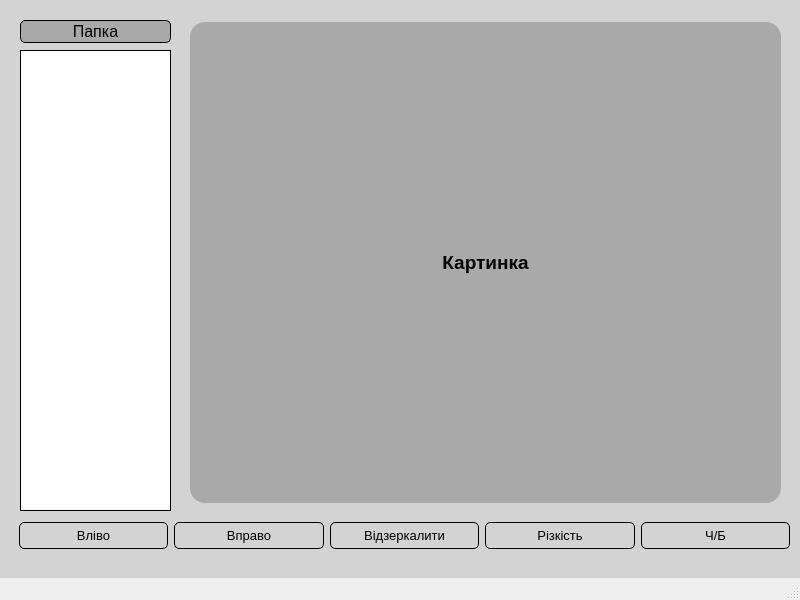
<?xml version="1.0" encoding="UTF-8"?>
<ui version="4.0">
 <class>MainWindow</class>
 <widget class="QMainWindow" name="MainWindow">
  <property name="geometry">
   <rect>
    <x>0</x>
    <y>0</y>
    <width>800</width>
    <height>600</height>
   </rect>
  </property>
  <property name="windowTitle">
   <string>MainWindow</string>
  </property>
  <widget class="QWidget" name="centralwidget">
   <property name="font">
    <font>
     <family>Segoe UI</family>
     <pointsize>12</pointsize>
    </font>
   </property>
   <property name="autoFillBackground">
    <bool>false</bool>
   </property>
   <property name="styleSheet">
    <string notr="true">background: lightgray</string>
   </property>
   <widget class="QWidget" name="horizontalLayoutWidget">
    <property name="geometry">
     <rect>
      <x>19</x>
      <y>520</y>
      <width>771</width>
      <height>31</height>
     </rect>
    </property>
    <layout class="QHBoxLayout" name="horizontalLayout">
     <item>
      <widget class="QPushButton" name="left_btn">
       <property name="font">
        <font>
         <family>Segoe UI</family>
         <pointsize>10</pointsize>
        </font>
       </property>
       <property name="styleSheet">
        <string notr="true">background: lightgray;
padding: 5px;
border: 1px solid black;
border-radius: 5px;</string>
       </property>
       <property name="text">
        <string>Вліво</string>
       </property>
      </widget>
     </item>
     <item>
      <widget class="QPushButton" name="right_btn">
       <property name="font">
        <font>
         <family>Segoe UI</family>
         <pointsize>10</pointsize>
        </font>
       </property>
       <property name="styleSheet">
        <string notr="true">background: lightgray;
padding: 5px;
border: 1px solid black;
border-radius: 5px;</string>
       </property>
       <property name="text">
        <string>Вправо</string>
       </property>
      </widget>
     </item>
     <item>
      <widget class="QPushButton" name="mirror_btn">
       <property name="font">
        <font>
         <family>Segoe UI</family>
         <pointsize>10</pointsize>
        </font>
       </property>
       <property name="styleSheet">
        <string notr="true">background: lightgray;
padding: 5px;
border: 1px solid black;
border-radius: 5px;</string>
       </property>
       <property name="text">
        <string>Відзеркалити</string>
       </property>
      </widget>
     </item>
     <item>
      <widget class="QPushButton" name="sharp_btn">
       <property name="font">
        <font>
         <family>Segoe UI</family>
         <pointsize>10</pointsize>
        </font>
       </property>
       <property name="styleSheet">
        <string notr="true">background: lightgray;
padding: 5px;
border: 1px solid black;
border-radius: 5px;</string>
       </property>
       <property name="text">
        <string>Різкість</string>
       </property>
      </widget>
     </item>
     <item>
      <widget class="QPushButton" name="bw_btn">
       <property name="font">
        <font>
         <family>Segoe UI</family>
         <pointsize>10</pointsize>
        </font>
       </property>
       <property name="styleSheet">
        <string notr="true">background: lightgray;
padding: 5px;
border: 1px solid black;
border-radius: 5px;</string>
       </property>
       <property name="text">
        <string>Ч/Б</string>
       </property>
      </widget>
     </item>
    </layout>
   </widget>
   <widget class="QListWidget" name="files_list">
    <property name="geometry">
     <rect>
      <x>20</x>
      <y>50</y>
      <width>151</width>
      <height>461</height>
     </rect>
    </property>
    <property name="styleSheet">
     <string notr="true">border: 1px solid black;

background: white;</string>
    </property>
   </widget>
   <widget class="QPushButton" name="choose_dir_btn">
    <property name="geometry">
     <rect>
      <x>20</x>
      <y>20</y>
      <width>151</width>
      <height>23</height>
     </rect>
    </property>
    <property name="font">
     <font>
      <family>Segoe UI</family>
      <pointsize>12</pointsize>
     </font>
    </property>
    <property name="styleSheet">
     <string notr="true">background: darkgrey;
border: 1px solid black;
border-radius: 5px;</string>
    </property>
    <property name="text">
     <string>Папка</string>
    </property>
   </widget>
   <widget class="QLabel" name="image_lb">
    <property name="geometry">
     <rect>
      <x>190</x>
      <y>22</y>
      <width>591</width>
      <height>481</height>
     </rect>
    </property>
    <property name="font">
     <font>
      <family>Segoe UI</family>
      <pointsize>14</pointsize>
      <weight>75</weight>
      <bold>true</bold>
      <kerning>true</kerning>
     </font>
    </property>
    <property name="styleSheet">
     <string notr="true">background-color: darkgrey;
border-radius: 15px;</string>
    </property>
    <property name="text">
     <string>Картинка</string>
    </property>
    <property name="alignment">
     <set>Qt::AlignCenter</set>
    </property>
   </widget>
  </widget>
  <widget class="QMenuBar" name="menubar">
   <property name="geometry">
    <rect>
     <x>0</x>
     <y>0</y>
     <width>800</width>
     <height>21</height>
    </rect>
   </property>
  </widget>
  <widget class="QStatusBar" name="statusbar"/>
 </widget>
 <resources/>
 <connections/>
</ui>
